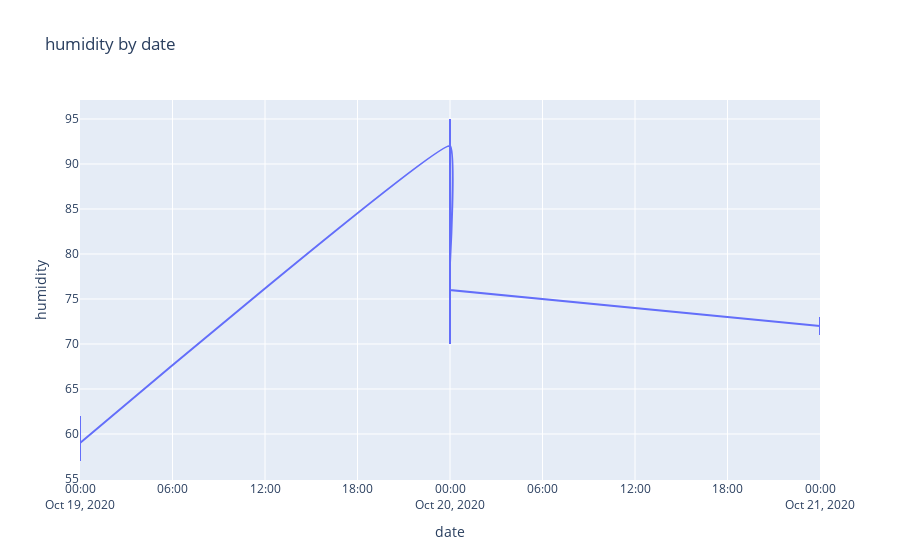

Write notebook code for a chart like this one.
### Code cell
df = humidity
if isinstance(df, (pd.DatetimeIndex, pd.MultiIndex)):
    df = df.to_frame(index=False)

df = df.reset_index().drop('index', axis=1, errors='ignore')
df.columns = [str(c) for c in df.columns]

chart_data = pd.concat([
    df['date'],
    df['humidity'],
], axis=1)
chart_data = chart_data.sort_values(['date'])
chart_data = chart_data.rename(columns={'date': 'x'})
chart_data = chart_data.dropna()

charts = []
line_cfg = {'line': {'shape': 'spline', 'smoothing': 0.3}, 'mode': 'lines'}
charts.append(go.Scatter(
    x=chart_data['x'], y=chart_data['humidity'], name='humidity', **line_cfg
))
figure = go.Figure(data=charts, layout=go.Layout({
    'legend': {'orientation': 'h'},
    'title': {'text': 'humidity by date'},
    'xaxis': {'title': {'text': 'date'}},
    'yaxis': {'title': {'text': 'humidity'}}
}))



from plotly.offline import iplot, init_notebook_mode

init_notebook_mode(connected=True)
figure.pop('id', None)
iplot(figure)

### Figure 1 — Plotly figure (JSON) as saved in the notebook; plotly's stock layout.template omitted (floating-point values rounded to 4 significant figures; data arrays with more than 128 entries replaced by an {"elided": "..."} marker saying what was removed)
{"data": [{"line": {"shape": "spline", "smoothing": 0.3}, "mode": "lines", "name": "humidity", "type": "scatter", "x": {"elided": "313 str values"}, "y": {"elided": "313 int values"}}], "layout": {"legend": {"orientation": "h"}, "title": {"text": "humidity by date"}, "xaxis": {"title": {"text": "date"}}, "yaxis": {"title": {"text": "humidity"}}}}
